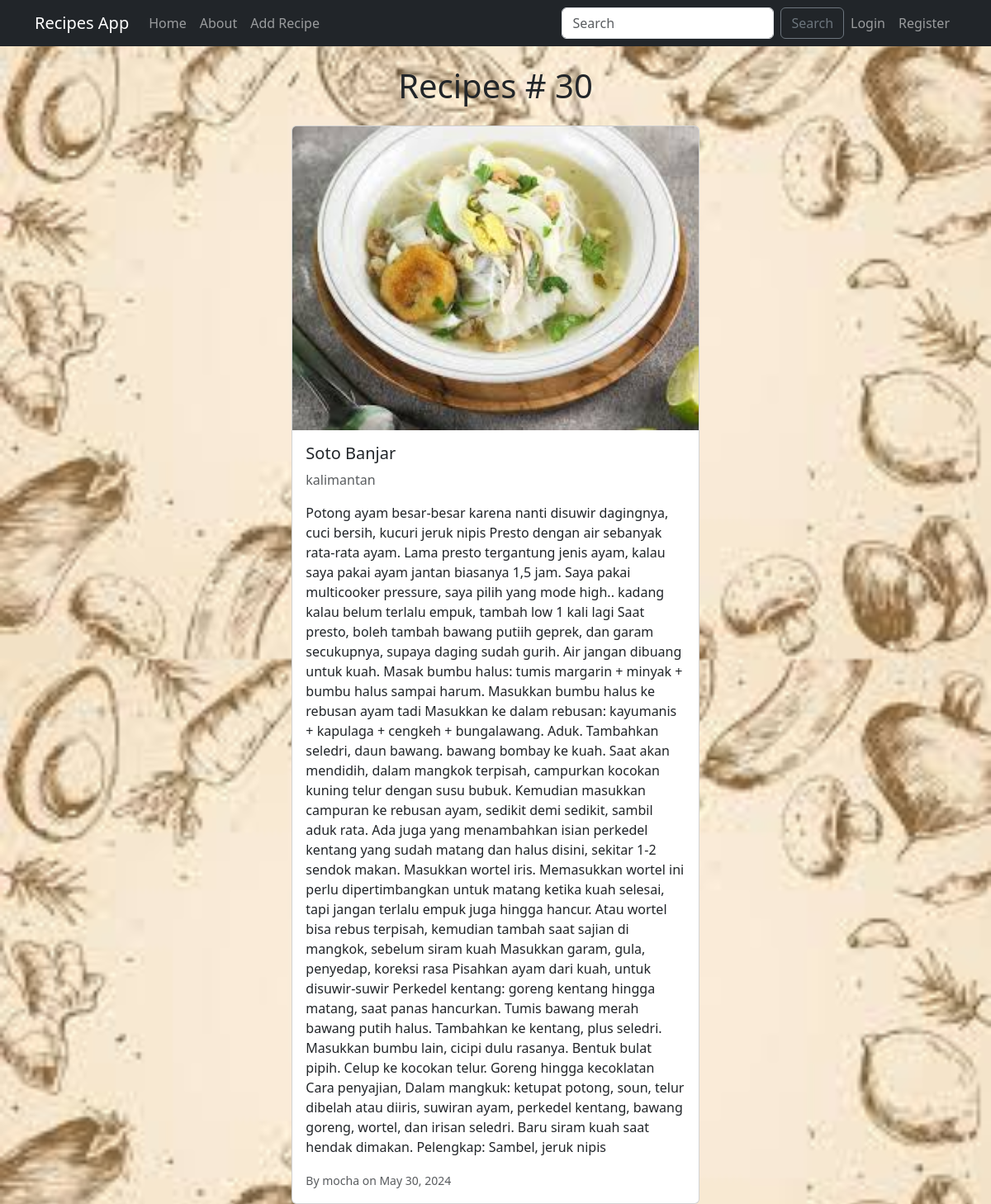
/recipe/30/, run on the app's committed database.
### recipes/models.py (models this page shows, shortened)
class Recipe(models.Model):
    CATEGORY_CHOICES = [
        ('jawa', 'Jawa'),
        ('kalimantan', 'Kalimantan'),
        ('papua', 'Papua'),
        ('sulawesi', 'Sulawesi'),
        ('sumatra', 'Sumatra'),
    ]
    title = models.CharField(max_length=100)
    description = models.TextField()
    author = models.ForeignKey(User, on_delete=models.CASCADE)
    category = models.CharField(max_length=255, default='uncategorized', choices=CATEGORY_CHOICES)
    created_at = models.DateTimeField(default=timezone.now)
    updated_at = models.DateTimeField(auto_now=True)
    recipe_image = models.ImageField(upload_to='images/')

### recipes/views.py (the view)
# urls.py: path('recipe/<int:pk>/', views.RecipeDetailView.as_view(), name='recipes-detail'),
class RecipeDetailView(DetailView):
    model = Recipe

### recipes/templates/recipes/recipe_detail.html (shortened to what this page needs)
{% extends "recipes/base.html" %}
{% load static %}
{% block content %}
<div class="container-fluid">
  <h1 class="text-center mb-4">Recipes # {{ object.id }}</h1>
  <div class="row justify-content-center">
    <div class="col-md-8">
      <div class="card">
        {% if object.recipe_image %}
          <img src="{{ object.recipe_image.url }}" class="card-img-top" alt="{{ object.title }}">
        {% else %}
          <img src="{% static 'images/default_recipe_image.jpg' %}" class="card-img-top" alt="Default Recipe Image">
        {% endif %}
        <div class="card-body">
          <h5 class="card-title">{{ object.title }}</h5>
          <p class="card-text text-muted">{{ object.category }}</p>
          <p class="card-text">{{ object.description }}</p>
          <p class="card-text"><small class="text-muted">By {{ object.author }} on {{ object.updated_at|date:"F d, Y" }}</small></p>
        </div>
      </div>
    </div>
  </div>
</div>
{% endblock content %}

### data on the page
Recipe: id "30", recipe_image (picture), title "Soto Banjar", category "kalimantan", description "Potong ayam besar-besar karena nanti disuwir dagingnya, cuci bersih, kucuri jeruk nipis Presto dengan air sebanyak rata-rata ayam. Lama presto tergantung jenis ayam, kalau saya pakai ayam jantan biasanya 1,5 jam. Saya pakai multicooker pressure, saya pilih yang mode high.. kadang kalau belum terlalu empuk, tambah low 1 kali lagi Saat presto, boleh tambah bawang putiih geprek, dan garam secukupnya, supaya daging sudah gurih. Air jangan dibuang untuk kuah. Masak bumbu halus: tumis margarin + minyak + bumbu halus sampai harum. Masukkan bumbu halus ke rebusan ayam tadi Masukkan ke dalam rebusan: kayumanis + kapulaga + cengkeh + bungalawang. Aduk. Tambahkan seledri, daun bawang. bawang bombay ke…", author "mocha", updated_at "May 30, 2024"
